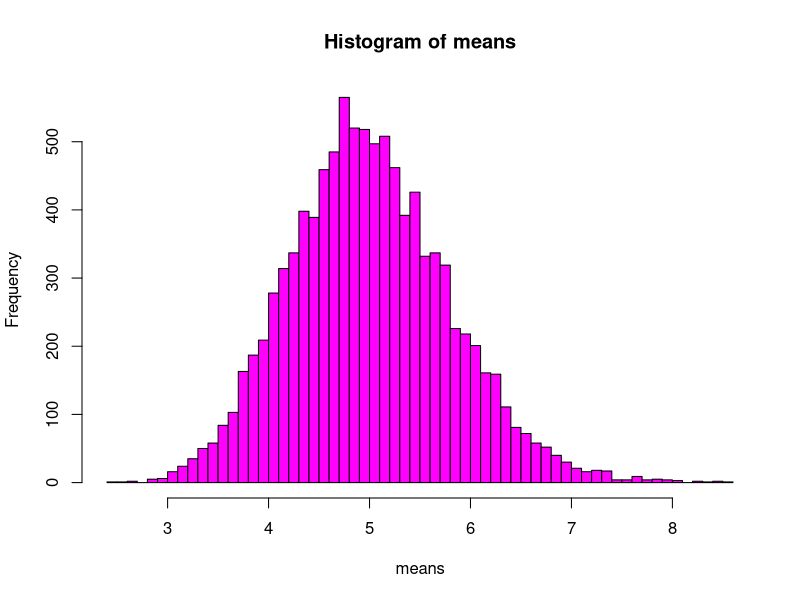
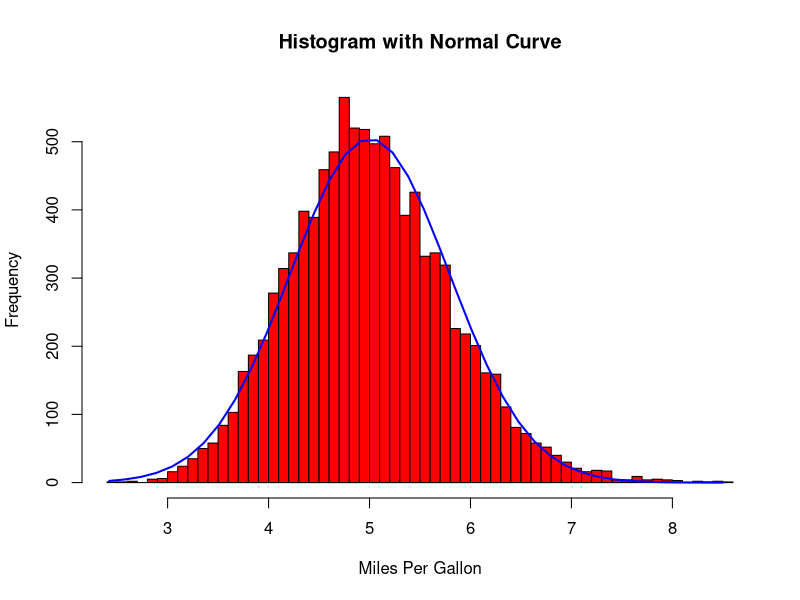

Recreate these plots in R, in order.
## ---- chunk 1
nosim <- 10000
n <- 40
set.seed(1)
means<-apply(matrix( rexp(nosim * n, rate=0.2), nosim), 1, mean)
mean_val<-mean(means)
sds<-sd(means)
theo_sd<-5/sqrt(40)
hist(means,breaks=50,col="magenta")

## ---- chunk 2
# Add a Normal Curve (Thanks to Peter Dalgaard)
x <- means
h<-hist(x, breaks=50, col="red", xlab="Miles Per Gallon", 
      main="Histogram with Normal Curve") 
xfit<-seq(min(x),max(x),length=40) 
yfit<-dnorm(xfit,mean=mean(x),sd=sd(x)) 
yfit <- yfit*diff(h$mids[1:2])*length(x) 
lines(xfit, yfit, col="blue", lwd=2)
## ---- chunk 3
nosim<-10000
count<-0
for (i in 1:nosim) {
    temp<-rexp(n,rate=0.2)
    x_bar<-mean(temp)
    sd_bar<-sd(temp)
    ci_l<-x_bar-1.96*sd_bar/sqrt(40)
    ci_u<-x_bar+1.96*sd_bar/sqrt(40)
    if (ci_l<5 & 5<ci_u) {
      count<-count+1  
    } 
}
coverage<-100*count/nosim
